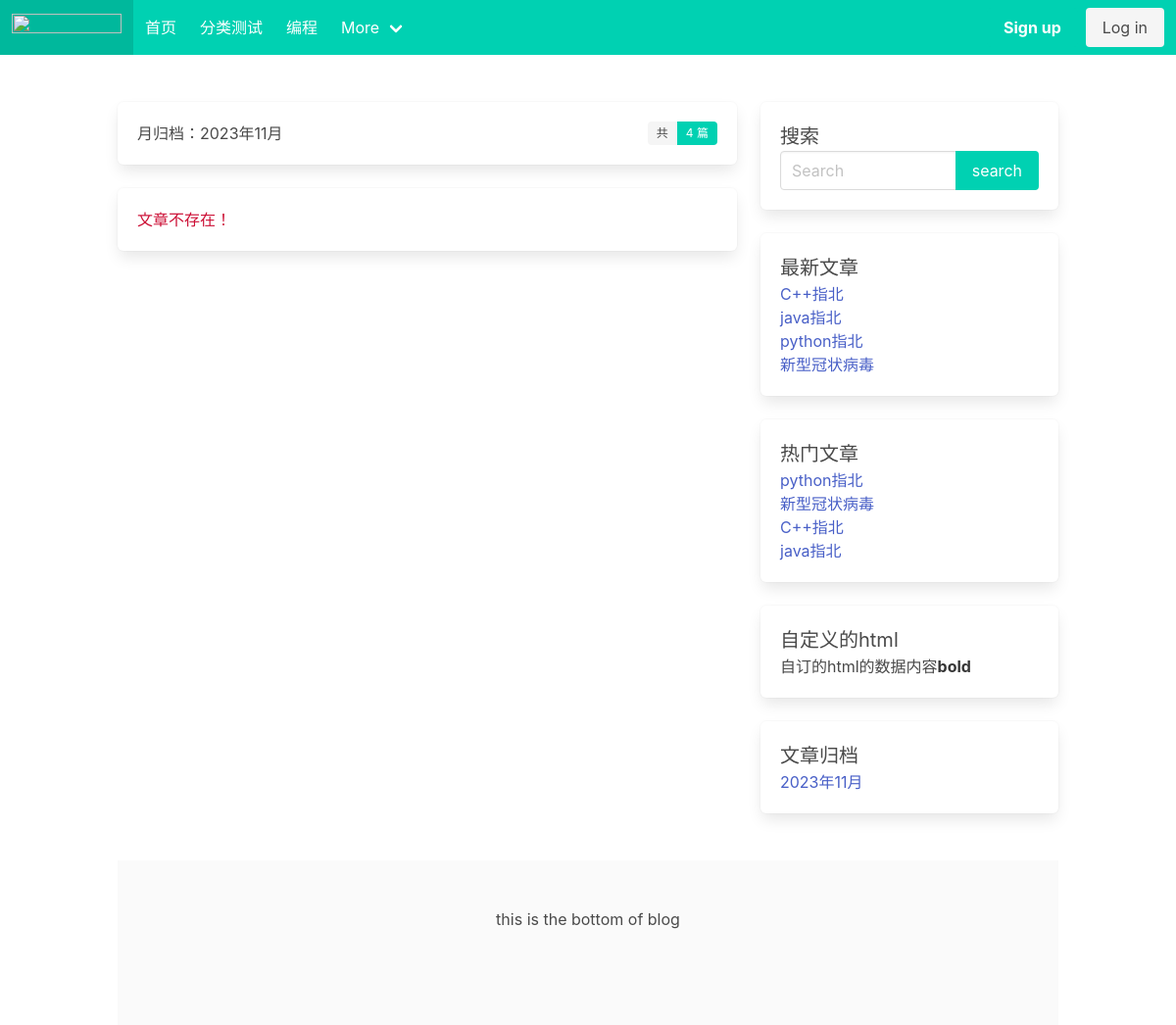
Page /archives/2023/11 on the committed database.
### blog/models.py (models this page shows, shortened)
class Category(models.Model):
    name = models.CharField(max_length=32, verbose_name="分类名称")
    desc = models.TextField(max_length=200, blank=True, default='', verbose_name="分类描述")
    add_date = models.DateTimeField(auto_now_add=True, verbose_name="添加时间")
    pub_date = models.DateTimeField(auto_now=True, verbose_name="修改时间")
    class Meta:
        verbose_name = "博客分类"
        verbose_name_plural = verbose_name

class Sidebar(models.Model):
    STATUS = (
        (1, '隐藏'),
        (2, '展示')
    )
    DISPLAY_TYPE = (
        (1, '搜索'),
        (2, '最新文章'),
        (3, '最热文章'),
        (4, '最近评论'),
        (5, '文章归档'),
        (6, 'HTML')
    )
    title = models.CharField(max_length=50, verbose_name="标题")
    display_type = models.PositiveIntegerField(default=1, choices=DISPLAY_TYPE, verbose_name="展示类型")
    content = models.CharField(max_length=500, blank=True, default='', verbose_name="内容",
                               help_text="如果设置的不是HTML类型，可为空")  # 这个字段专门给html类型的 其他为空
    sort = models.PositiveIntegerField(default=1, verbose_name="排序", help_text='序号越大越靠前')
    status = models.PositiveIntegerField(default=2, choices=STATUS, verbose_name="状态")  # 隐藏显示状态
    add_date = models.DateTimeField(auto_now_add=True, verbose_name="创建时间")
    class Meta:
        verbose_name = "侧边栏"
        verbose_name_plural = verbose_name
        ordering = ['-sort']
    @classmethod  # 类方法展示器，这个就变成了这个类的一个方法可以调用
    def get_sidebar(cls):
        return cls.objects.filter(status=2)  # 查询到所有允许展示的模块
    @property #成为一个类属性，使用时候不需要后边括号，readonly
    def get_content(self):
        if self.display_type == 1:
            context = {
            }
            return render_to_string('blog/sidebar/search.html', context=context)
        elif self.display_type == 2:
            context = {
            }
            return render_to_string('blog/sidebar/new_post.html', context=context)
        elif self.display_type == 3:
            context = {
            }
            return render_to_string('blog/sidebar/hot_post.html', context=context)
        elif self.display_type == 4:
            context = {
            }
            return render_to_string('blog/sidebar/comment.html', context=context)
        elif self.display_type == 5: #文章归档
            context = {
            }
            return render_to_string('blog/sidebar/archives.html', context=context)
        elif self.display_type == 6:  # 自定义侧边栏
            return self.content

class Post(models.Model):
    title = models.CharField(max_length=61, verbose_name="文章标题")
    desc = models.TextField(max_length=200, blank=True, verbose_name="文章描述")
    category = models.ForeignKey(Category, on_delete=models.CASCADE, verbose_name="分类")
    content = models.TextField(verbose_name="文章详情")
    tags = models.ForeignKey(Tag, blank=True, null=True, on_delete=models.CASCADE, verbose_name="文章标签")
    owner = models.ForeignKey(User, on_delete=models.CASCADE, verbose_name="作者")
    is_hot = models.BooleanField(default=False, verbose_name="是否热门") #手动热门
    Browse_rate = models.IntegerField(default=0, verbose_name="流量率") #浏览量
    add_date = models.DateTimeField(auto_now_add=True, verbose_name="添加时间")
    pub_date = models.DateTimeField(auto_now=True, verbose_name="修改时间")
    class Meta:
        verbose_name = "文章"
        verbose_name_plural = verbose_name

### blog/views.py (the view)
# urls.py: path('archives/<int:year>/<int:month>', views.archives, name='archives')
def archives(request, year, month):
    post_list = Post.objects.filter(add_date__year=year, add_date__month=month)
    context = {'post_list': post_list, 'year': year, 'month': month}
    return render(request, 'blog/sidebar/archives_list.html', context)

### blog/templatetags/category.py (called while the page is built)
@register.simple_tag()
def get_category_list():
    return Category.objects.all()

@register.simple_tag()
def get_sidebar_list():
    return Sidebar.get_sidebar()

@register.simple_tag()
def get_new_post():
    return Post.objects.order_by('-pub_date')[:8]

@register.simple_tag()
def get_hot_Browse_post():
    return Post.objects.order_by('-Browse_rate')[:8]

@register.simple_tag()
def get_archives():
    return Post.objects.dates('add_date', 'month', order='DESC')[:8]

### blog/templates/blog/sidebar/archives_list.html (shortened to what this page needs)
{% extends 'blog/base.html' %}
{% block archives %}
    <div class="box">
        月归档：{{ year }}年{{ month }}月
        <div class="tags has-addons is-pulled-right">
          <span class="tag">共</span>
          <span class="tag is-primary">{{ post_list.count }} 篇</span>
        </div>
    </div>
{% endblock  %}

### blog/templates/blog/base.html (shortened to what this page needs)
<!DOCTYPE html>
{% load static category %}
<html lang="en">
<head>
    <link rel="stylesheet" href="{% static 'users/bulma.css' %}">
    <link rel="stylesheet" href="https://cdn.jsdelivr.net/npm/bulma@0.9.4/css/bulma.min.css">
</head>
<body>
<nav class="navbar is-primary" role="navigation" aria-label="main navigation">
    <div class="navbar-brand">
        <a class="navbar-item" href="https://bulma.io">
            <img src="https://bulma.io/images/bulma-logo.png" width="112" height="28">
        </a>
    </div>
    <div id="navbarBasicExample" class="navbar-menu">
        <div class="navbar-start">
            {% block navbar-start %}
            <a class="navbar-item" href="/">
                首页
            </a>
            {% get_category_list as category_list %}
            {% for category in category_list %}
            <a class="navbar-item" href="{% url 'blog:category_list' category.id %}">
                {{ category.name }}
            </a>
            {%endfor%}
            <div class="navbar-item has-dropdown is-hoverable">
                <a class="navbar-link">
                    More
                </a>
            </div>
            {% endblock %}
        </div>
        <div class="navbar-end">
            {% block navbar-end %}
            <div class="navbar-item">
                {% if user.is_authenticated %}
                <div class="buttons">
                    <a class="button is-primary" href="{% url 'users:user_profile' %}" target="_blank">
                        <strong> {{ request.user.username }}</strong>
                    </a>
                    <a href="{% url 'users:logout' %}" class="button is-primary">退出</a>
                </div>
                {% else %}
                <div class="buttons">
                    <a class="button is-primary" href="{% url 'users:register' %}" target="_blank">
                        <strong>Sign up</strong>
                    </a>
                    <a class="button is-light" href="{% url 'users:login' %}" target="_blank">
                        Log in
                    </a>
                </div>
                {% endif %}
            </div>
        </div>
        {% endblock %}
    </div>
</nav>
<section class="section">
    <div class=" container">
        <div class="columns">
            <div class="column is-8">
                {% block section %}
                {% block archives %}
                {% endblock %}
                {% if page_obj %}
                {% for post in page_obj %}
                <div class="box">
                    <h1 class="is-size-6  has-text-weight-bold">
                        <a href="{% url 'blog:post_detail' post.id %}"> {{ post.title }}</a>
                    </h1>
                    <p class="mt-3">{{ post.desc | truncatechars:10 }}</p>
                    <div class="is-size-7 has-text-grey pt-1 pb-1">
                        <span class="mr-6">auth:{{ post.owner }}</span>
                        <span>Publish Date:{{ post.add_date }}</span>
                    </div>
                </div>
                {% endfor %}
                {% else %}
                <div class="box">
                    <p class="has-text-danger-dark">文章不存在！</p>
                </div>
                {% endif %}
                {% endblock %}
            </div>
            <div class="column is-4">
                {% block right %}
                {% get_sidebar_list as sidebar_list %}
                {% for sidebar in sidebar_list %}
                <div class="box">
                    <h1 class="is-size-5">{{ sidebar.title }}</h1>
                    <p>{{ sidebar.get_content|safe }}</p>
                </div>
                {% endfor %}
                {% endblock %}
            </div>
        </div>
    </div>
</section>
{% block footer %}
<footer class="footer container">
    <div class="  has-text-centered">
        this is the bottom of blog
    </div>
</footer>
{% endblock %}
</body>
</html>

### blog/templates/blog/sidebar/search.html (shortened to what this page needs)
<form action="{% url 'blog:search' %}" method="get">
    <div class="field has-addons">
        <div class="control is-expanded">
             <input type="search" class="input" name="keyword" placeholder="Search" value="{{ keyword }}">
        </div>
        <div class="control">
            <input class="button is-primary" type="submit" value="search">
        </div>
    </div>
</form>

### blog/templates/blog/sidebar/new_post.html
{% load category %}
{% get_new_post as post_list %}
{% for post in post_list %}
<ul>
    <li><a href="{% url 'blog:post_detail' post.id %}">{{ post.title }}</a></li>
</ul>
{% endfor %}

### blog/templates/blog/sidebar/hot_post.html
{% load category %}
{% get_hot_Browse_post as post_list %}
{% for post in post_list %}
<ul>
    <li><a href="{% url 'blog:post_detail' post.id %}">{{ post.title }}</a></li>
</ul>
{% endfor %}

### blog/templates/blog/sidebar/archives.html
{% load category %}
{% get_archives as archives_list %}
{% for archive in archives_list %}
<ul>
    <li><a href="{% url 'blog:archives' archive.year archive.month%}">{{ archive.year }}年{{archive.month}}月</a></li>
</ul>
{% endfor %}

### rows in the picture
Category: name "分类测试"
Category: name "编程"
Sidebar: title "搜索"
Sidebar: title "最新文章"
Post: title "C++指北"
Post: title "java指北"
Post: title "python指北"
Post: title "新型冠状病毒"
Sidebar: title "热门文章"
Sidebar: title "自定义的html", get_content "自订的html的数据内容 bold"
Sidebar: title "文章归档", year "2023", month "11"

### other values in the picture
{{ year }} "2023"
{{ month }} "11"
{{ post_list.count }} "4"
